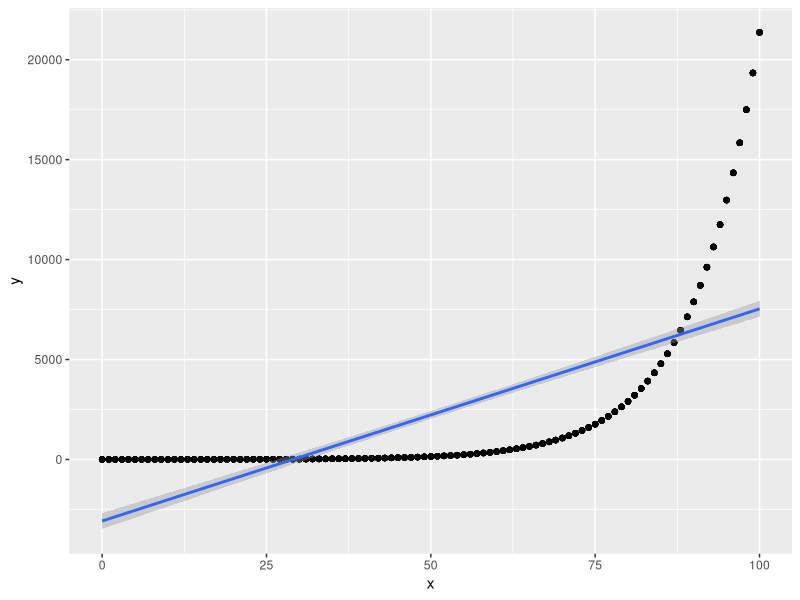
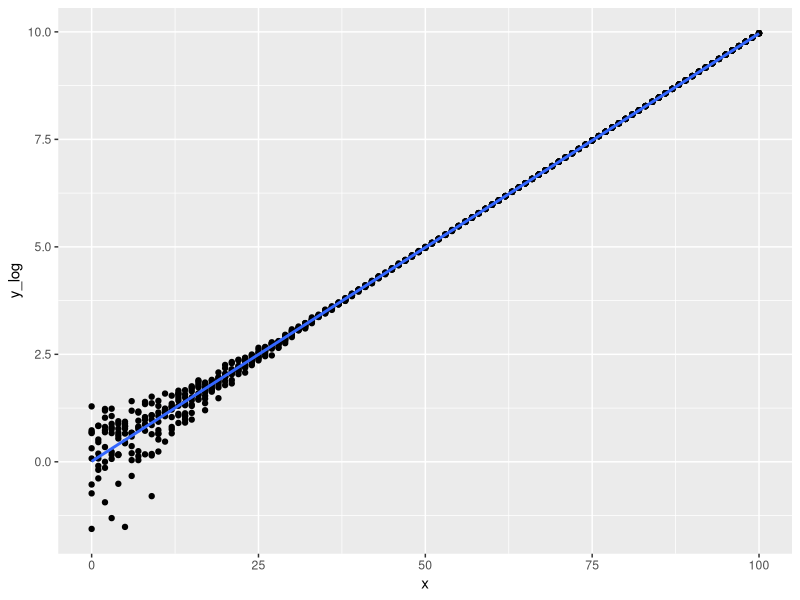

Generate these figures, in order, with R:
## ---- chunk 1
library(tidyverse)
library(arm)
## ---- chunk 2
euler_e <- 2.71

d2 <- 
  tibble(
    x = rep(0:100, 10),
    y_hat = euler_e^(0.1*x) %>% round(2),
    e = rnorm(n = (101)*10) %>% round(2),
    y = y_hat + e
  )

## ---- chunk 3
glimpse(d2)
## ---- chunk 4
lm1 <- lm(y ~ x, data = d2)

display(lm1)
## ---- chunk 5
ggplot(d2) +
  aes(x = x, y = y) +
  geom_point() +
  geom_smooth(method = "lm")
## ---- chunk 6
d3 <- 
  d2 %>% 
  filter(y > 0) %>% 
  mutate(y_log = log(y))
## ---- chunk 7
lm2 <- lm(y_log ~ x, data = d3)

display(lm2)
## ---- chunk 8
ggplot(d3) +
  aes(x = x, y = y_log) +
  geom_point() +
  geom_smooth(method = "lm")
